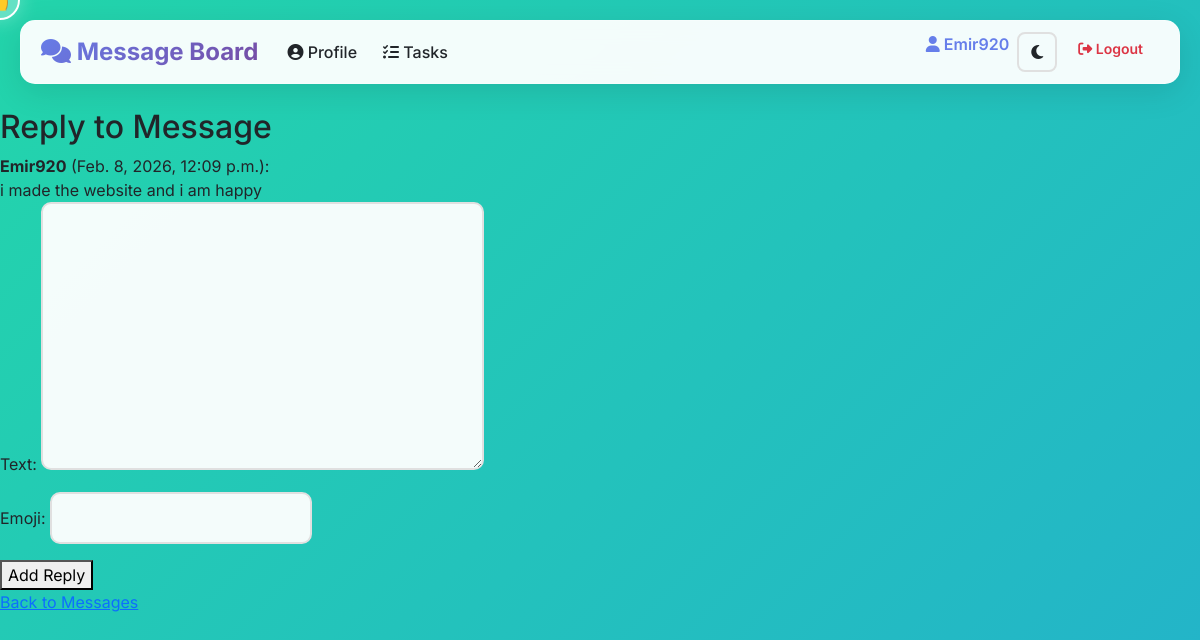
Page /6/reply/ (signed in) on the committed database.
### messaging/models.py (models this page shows, shortened)
class Message(models.Model):
    text = models.TextField()
    author = models.ForeignKey(User, on_delete=models.CASCADE)
    timestamp = models.DateTimeField(auto_now_add=True)
    like_count = models.IntegerField(default=0)
    laugh_count = models.IntegerField(default=0)
    sad_count = models.IntegerField(default=0)
    fire_count = models.IntegerField(default=0)
    thumbs_up_count = models.IntegerField(default=0)
    angry_count = models.IntegerField(default=0)

### messaging/views.py (the view)
# urls.py: path('<int:message_id>/reply/', views.add_reply, name='add_reply'),
@login_required
def add_reply(request, message_id):
    message = get_object_or_404(Message, id=message_id)
    if request.method == 'POST':
        form = ReplyForm(request.POST)
        if form.is_valid():
            reply = form.save(commit=False)
            reply.message = message
            reply.author = request.user
            reply.save()
            return redirect('message_list')
    else:
        form = ReplyForm()
    return render(request, 'messaging/add_reply.html', {'form': form, 'message': message})

### messaging/forms.py
class ReplyForm(forms.ModelForm):
    class Meta:
        model = Reply
        fields = ['text', 'emoji']

### messaging/templates/messaging/add_reply.html (shortened to what this page needs)
{% extends 'messaging/base.html' %}
{% block content %}
<h2>Reply to Message</h2>
<div class="message">
    <strong>{{ message.author }}</strong> ({{ message.timestamp }}):<br>
    {{ message.text }}
</div>
<form method="post">
    {{ form.as_p }}
    <button type="submit">Add Reply</button>
</form>
<a href="{% url 'message_list' %}">Back to Messages</a>
{% endblock %}

### messaging/templates/messaging/base.html (shortened to what this page needs)
<!DOCTYPE html>
<html lang="en">
<head>
    <link href="https://cdn.jsdelivr.net/npm/bootstrap@5.3.0/dist/css/bootstrap.min.css" rel="stylesheet">
    <link rel="stylesheet" href="https://cdnjs.cloudflare.com/ajax/libs/font-awesome/6.4.0/css/all.min.css">
    {% load static %}
    <link rel="stylesheet" href="{% static 'css/theme.css' %}">
</head>
<body>
    <div class="cursor-follower" id="cursorFollower"></div>
    <nav class="navbar navbar-expand-lg mb-4">
        <div class="container-fluid">
            <a class="navbar-brand" href="{% url 'message_list' %}">
                <i class="fas fa-comments"></i> Message Board
            </a>
            <div class="collapse navbar-collapse" id="navbarNav">
                <ul class="navbar-nav me-auto">
                    {% if user.is_authenticated %}
                    <li class="nav-item">
                        <a class="nav-link" href="{% url 'profile' user.username %}">
                            <i class="fas fa-user-circle"></i> Profile
                        </a>
                    </li>
                    <li class="nav-item">
                        <a class="nav-link" href="{% url 'task_list' %}">
                            <i class="fas fa-tasks"></i> Tasks
                        </a>
                    </li>
                    {% endif %}
                </ul>
                <ul class="navbar-nav ms-auto">
                    {% if user.is_authenticated %}
                    <li class="nav-item">
                        <span class="navbar-text">
                            <i class="fas fa-user"></i> {{ user.username }}
                        </span>
                    </li>
                    <li class="nav-item">
                        <button id="themeToggle" class="theme-toggle nav-link p-2 ms-2" title="Toggle Dark Mode">
                            <i class="fas fa-moon"></i>
                        </button>
                    </li>
                    <li class="nav-item">
                        <form method="post" action="{% url 'logout' %}" class="d-inline">
                            <button type="submit" class="btn btn-sm btn-outline-danger">
                                <i class="fas fa-sign-out-alt"></i> Logout
                            </button>
                        </form>
                    </li>
                    {% endif %}
                </ul>
            </div>
        </div>
    </nav>
    {% block content %}{% endblock %}
</body>
</html>

### messaging/static/css/theme.css (style rules this page uses)
:root { --bg-primary: linear-gradient(-45deg, #ee7752, #e73c7e, #23a6d5, #23d5ab); --bg-secondary: rgba(255, 255, 255, 0.95); --text-primary: #212529; --text-secondary: #6c757d; --border-color: #e0e0e0; --shadow-light: 0 8px 32px rgba(0, 0, 0, 0.1); --shadow-hover: 0 16px 48px rgba(0, 0, 0, 0.15); --primary-gradient: linear-gradient(135deg, #667eea 0%, #764ba2 100%); --success-gradient: linear-gradient(135deg, #11998e 0%, #38ef7d 100%); --danger-gradient: linear-gradient(135deg, #f5576c 0%, #e73c7e 100%); }
* { font-family: 'Inter', sans-serif; }
body { background: var(--bg-primary); background-size: 400% 400%; min-height: 100vh; padding-top: 20px; padding-bottom: 20px; animation: gradient-shift 15s ease infinite; color: var(--text-primary); transition: background 0.3s ease, color 0.3s ease; }
.navbar { background: var(--bg-secondary) !important; backdrop-filter: blur(10px); box-shadow: var(--shadow-light); border-radius: 15px; margin: 0 20px 30px 20px; border: 1px solid rgba(255, 255, 255, 0.2); color: var(--text-primary); }
.navbar-brand { font-size: 1.5rem; font-weight: 700; background: var(--primary-gradient); -webkit-background-clip: text; -webkit-text-fill-color: transparent; background-clip: text; }
.nav-link { color: var(--text-primary) !important; font-weight: 500; transition: all 0.3s ease; margin: 0 5px; border-radius: 8px; }
textarea, input[type="text"], input[type="email"], input[type="password"], select { border: 2px solid var(--border-color) !important; border-radius: 10px !important; padding: 0.75rem !important; transition: all 0.3s ease !important; font-size: 1rem !important; background: var(--bg-secondary); color: var(--text-primary); }
.theme-toggle { background: none; border: 2px solid var(--border-color); border-radius: 50%; width: 40px; height: 40px; display: flex; align-items: center; justify-content: center; cursor: pointer; transition: all 0.3s ease; }

### messaging/templates/messaging/base.html (style rules this page uses)
:root { --primary-gradient: linear-gradient(135deg, #667eea 0%, #764ba2 100%); --secondary-gradient: linear-gradient(135deg, #f093fb 0%, #f5576c 100%); --success-gradient: linear-gradient(135deg, #11998e 0%, #38ef7d 100%); --dark-bg: #0f0f1e; }
* { font-family: 'Inter', sans-serif; }
body { background: linear-gradient(-45deg, #ee7752, #e73c7e, #23a6d5, #23d5ab); background-size: 400% 400%; min-height: 100vh; padding-top: 20px; padding-bottom: 20px; animation: gradient-shift 15s ease infinite; cursor: default; }
.navbar { background: rgba(255, 255, 255, 0.95) !important; backdrop-filter: blur(10px); box-shadow: 0 8px 32px rgba(0, 0, 0, 0.1); border-radius: 15px; margin: 0 20px 30px 20px; border: 1px solid rgba(255, 255, 255, 0.2); }
.navbar-brand { font-size: 1.5rem; font-weight: 700; background: var(--primary-gradient); -webkit-background-clip: text; -webkit-text-fill-color: transparent; background-clip: text; }
.nav-link { font-weight: 500; transition: all 0.3s ease; margin: 0 5px; border-radius: 8px; }
.navbar-text { font-weight: 600; color: #667eea !important; }
.container, .container-fluid { padding: 0 20px; }
.btn { border-radius: 10px; font-weight: 600; padding: 0.6rem 1.5rem; transition: all 0.3s ease; border: none; }
.btn-sm { padding: 0.4rem 1rem; font-size: 0.875rem; }
.btn-outline-danger { transition: all 0.3s ease; }
textarea, input[type="text"], input[type="email"], input[type="password"] { border: 2px solid #e0e0e0 !important; border-radius: 10px !important; padding: 0.75rem !important; transition: all 0.3s ease !important; font-size: 1rem !important; }
.message { animation: slideIn 0.3s ease-out; }
.cursor-follower { position: fixed; width: 40px; height: 40px; background: rgba(255, 255, 255, 0.3); border: 2px solid #fff; border-radius: 50%; pointer-events: none; z-index: 9999; transition: transform 0.1s ease-out; display: flex; align-items: center; justify-content: center; font-size: 20px; box-shadow: 0 0 20px rgba(255, 255, 255, 0.3); }
.cursor-follower::after { content: '👆'; }

### rows in the picture
Message: author "Emir920", timestamp "Feb. 8, 2026, 12:09 p.m.", text "i made the website and i am happy"

### other values in the picture
{{ user.username }} "Emir920"
